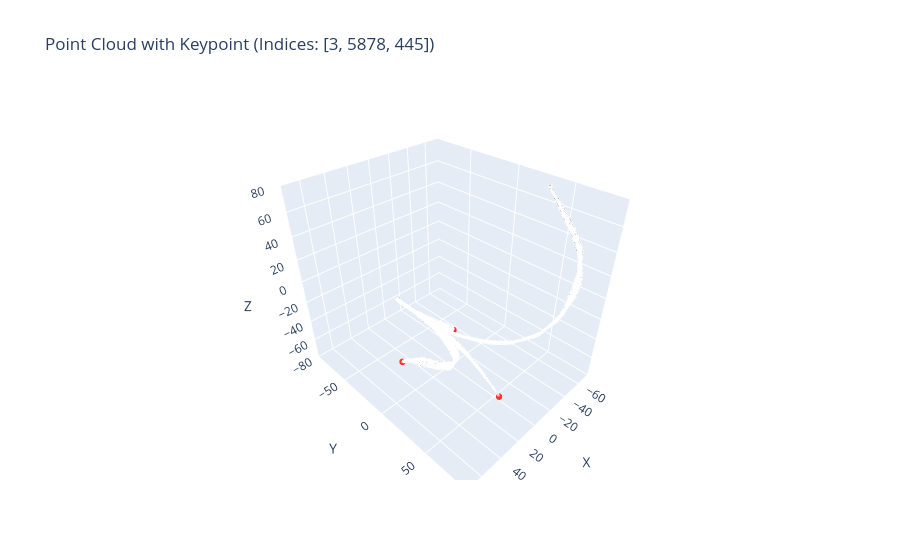

Write notebook code for a chart like this one.
### Markdown cell above
### Inpsect points in plant

### Code cell
crop = 'sorghum'
filepath = sort_names(Path(f'../data/TrackPlant3D/gt/{crop}').glob('*.txt'))[21]
print(filepath.name)
points, _ = load_point_cloud(filepath)

# Load keypoints if they exist
keypoints_path = Path(f'~/public-mnt/Evaluation/Projects/KP0034_jgajardo/projects/2024-discrete4DGS-paper/data/TrackPlant3D/keypoints/leaf_tips/{crop}/{filepath.name}').expanduser().absolute()
data = None
if keypoints_path.exists():
    data = np.loadtxt(keypoints_path, delimiter=',')

plot_interactive_with_keypoint(points, keypoint_indices=data[..., 0].astype(int).flatten().tolist() if data is not None else [])

### Figure 1 — Plotly figure (JSON) as saved in the notebook; plotly's stock layout.template omitted (floating-point values rounded to 4 significant figures; data arrays with more than 128 entries replaced by an {"elided": "..."} marker saying what was removed)
{"data": [{"hovertemplate": "Index: %{text}<br>X: %{x}<br>Y: %{y}<br>Z: %{z}<extra></extra>", "marker": {"color": {"elided": "7859 str values"}, "opacity": 0.8, "size": {"elided": "7859 int values"}}, "mode": "markers", "text": {"elided": "7859 str values"}, "type": "scatter3d", "x": {"elided": "7859 float values"}, "y": {"elided": "7859 float values"}, "z": {"elided": "7859 float values"}}], "layout": {"scene": {"xaxis": {"title": {"text": "X"}}, "yaxis": {"title": {"text": "Y"}}, "zaxis": {"title": {"text": "Z"}}}, "title": {"text": "Point Cloud with Keypoint (Indices: [3, 5878, 445])"}}}
